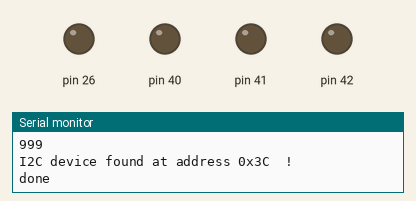
Bench run of a sketch on a simulated Arduino Mega 2560, built with avr-gcc and run on an emulated ATmega2560. On the bench: output pins drawn as LEDs (lit = HIGH), the last lines printed to the serial monitor.

Above: at 3.5 s.
At 8.5 s:
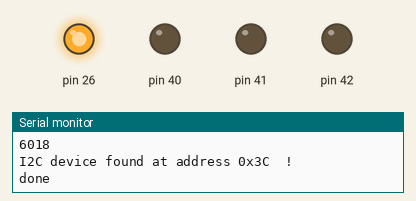
Timing chart, 0 to 14.0 s (numbered marks = the images above):
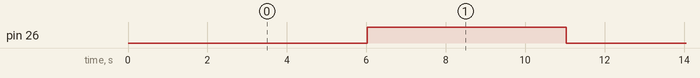

The sketch:

Test4.ino
```cpp
// --------------------------------------
// i2c_scanner
//
// Modified from https://playground.arduino.cc/Main/I2cScanner/
// --------------------------------------

#include <Wire.h>

// Set I2C bus to use: Wire, Wire1, etc.
#define WIRE Wire

int LoopVar = 0;

void setup() {

  pinMode(40, OUTPUT);

	pinMode(40, OUTPUT);
	pinMode(41, OUTPUT);
	pinMode(42, OUTPUT);
	pinMode(26, OUTPUT);
	digitalWrite(40, LOW);
	digitalWrite(41, LOW);
	digitalWrite(42, LOW);
  WIRE.begin(21, 22, 400000);

  Serial.begin(9600);
  delay(1000);
  Serial.println("\nI2C Scanner");
}


void loop() {
  digitalWrite(26, LoopVar);
  if(LoopVar==0) {
    LoopVar=1;
  } else {
    LoopVar=0;
  }


  byte error, address;
  int nDevices;

  Serial.println("Scanning...");
  Serial.println(millis());

  nDevices = 0;
  for(address = 1; address < 127; address++ )
  {
    // The i2c_scanner uses the return value of
    // the Write.endTransmisstion to see if
    // a device did acknowledge to the address.
    WIRE.beginTransmission(address);
    error = WIRE.endTransmission();

    if (error == 0)
    {
      Serial.print("I2C device found at address 0x");
      if (address<16)
        Serial.print("0");
      Serial.print(address,HEX);
      Serial.println("  !");

      nDevices++;
    }
    else if (error==4)
    {
      Serial.print("Unknown error at address 0x");
      if (address<16)
        Serial.print("0");
      Serial.println(address,HEX);
    }
  }
  if (nDevices == 0)
    Serial.println("No I2C devices found\n");
  else
    Serial.println("done\n");

  delay(5000);           // wait 5 seconds for next scan
}
```

Measured:
- by itself, pin 26: alternates HIGH for 5.0 s and LOW for 5.0 s
